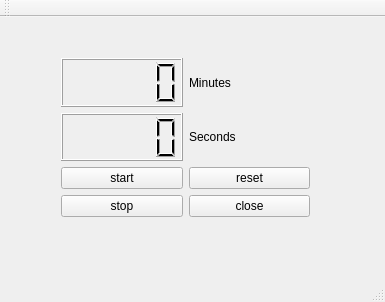
<?xml version="1.0" encoding="UTF-8"?>
<ui version="4.0">
 <class>MainWindow</class>
 <widget class="QMainWindow" name="MainWindow">
  <property name="geometry">
   <rect>
    <x>0</x>
    <y>0</y>
    <width>385</width>
    <height>302</height>
   </rect>
  </property>
  <property name="windowTitle">
   <string>MainWindow</string>
  </property>
  <widget class="QWidget" name="centralWidget">
   <widget class="QWidget" name="gridLayoutWidget">
    <property name="geometry">
     <rect>
      <x>50</x>
      <y>30</y>
      <width>271</width>
      <height>181</height>
     </rect>
    </property>
    <layout class="QGridLayout" name="gridLayout">
     <item row="1" column="0">
      <widget class="QLCDNumber" name="lcdNumberSec"/>
     </item>
     <item row="1" column="1">
      <widget class="QLabel" name="label_2">
       <property name="text">
        <string>Seconds</string>
       </property>
      </widget>
     </item>
     <item row="2" column="0">
      <widget class="QPushButton" name="startButton">
       <property name="text">
        <string>start</string>
       </property>
      </widget>
     </item>
     <item row="2" column="1">
      <widget class="QPushButton" name="resetButton">
       <property name="text">
        <string>reset</string>
       </property>
      </widget>
     </item>
     <item row="0" column="0">
      <widget class="QLCDNumber" name="lcdNumberMin"/>
     </item>
     <item row="0" column="1">
      <widget class="QLabel" name="label">
       <property name="text">
        <string>Minutes</string>
       </property>
      </widget>
     </item>
     <item row="3" column="0">
      <widget class="QPushButton" name="stopButton">
       <property name="text">
        <string>stop</string>
       </property>
      </widget>
     </item>
     <item row="3" column="1">
      <widget class="QPushButton" name="closeButton">
       <property name="text">
        <string>close</string>
       </property>
      </widget>
     </item>
    </layout>
   </widget>
  </widget>
  <widget class="QMenuBar" name="menuBar">
   <property name="geometry">
    <rect>
     <x>0</x>
     <y>0</y>
     <width>385</width>
     <height>25</height>
    </rect>
   </property>
  </widget>
  <widget class="QToolBar" name="mainToolBar">
   <attribute name="toolBarArea">
    <enum>TopToolBarArea</enum>
   </attribute>
   <attribute name="toolBarBreak">
    <bool>false</bool>
   </attribute>
  </widget>
  <widget class="QStatusBar" name="statusBar"/>
 </widget>
 <layoutdefault spacing="6" margin="11"/>
 <resources/>
 <connections/>
</ui>
